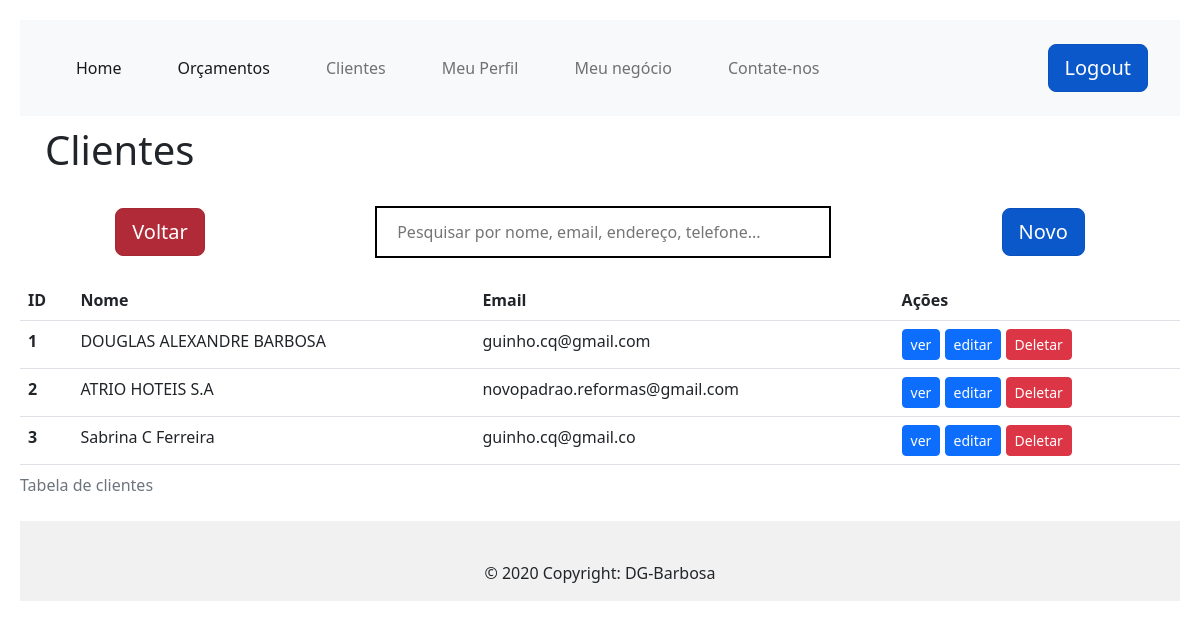
The page /clients (signed in) on the database its author committed.
### app/models/tables.py (models this page shows, shortened)
class Clients(db.Model):
    _tablename__ = "clients"
    id = db.Column(db.Integer, primary_key=True, autoincrement=True)
    name = db.Column(db.String(150))
    email = db.Column(db.String, unique=True)
    address = db.Column(db.String)
    phone = db.Column(db.String)
    phone2 = db.Column(db.String)
    pedidos = db.relationship('Orcaments', backref='clients', lazy=True)

### app/controllers/default.py (the view)
@app.route("/clients", methods=['GET'])
def clients():
    clients = Clients.query.all()
    return render_template(
        "clients.html",
        title="Clientes", clients=clients)

### app/controllers/default.py (called while the page is built)
@lm.user_loader
def load_user(id):
    return User.query.filter_by(id=id).first()

### app/models/tables.py (called while the page is built)
    @property
    def is_authenticated(self):
        return True

### app/templates/clients.html (shortened to what this page needs)
{% extends "base.html" %}
{% block conteudo %}
<h1 style="margin-left: 15px;padding: 10px">Clientes</h1>
<div style="display: flex; justify-content:space-around; align-items:center; margin: 10px;">
  <div >
    <input type="reset" class="btn btn-danger btn-lg active" name="voltar" onclick="history.back()" value="Voltar">
  </div>
  <input type="text" id="myInput" style="
      background-image: url('https://img.icons8.com/search');
      background-position:right;
      background-repeat: no-repeat;
      background-size:5%;
      width: 40%; font-size: 16px;
      padding: 12px 20px 12px;
      border: 2px solid rgb(0, 0, 0);
      margin-bottom: 12px;
      margin-top: 12px;
      justify-content: center" onkeyup="myFunction()"
    placeholder="Pesquisar por nome, email, endereço, telefone...">
  <div>
    <a href="{{ url_for('cadastro_clientes') }}" class="btn btn-primary btn-lg active" role="button"
      aria-pressed="true">Novo</a>
  </div>
</div>
<div>
  <table class="table" id="myTable">
    <caption>Tabela de clientes</caption>
    <thead class="thead-dark">
      <tr>
        <th scope="col">ID</th>
        <th scope="col">Nome</th>
        <th scope="col">Email</th>
        <th scope="col">Ações</th>
      </tr>
    </thead>
    <tbody id="body">
      <tr>
        {% for client in clients %}
        <th scope="row">{{ client.id }}</th>
        <td>{{ client.name }}</td>
        <td>{{ client.email }}</td>
        <td>
          <a href="/viewClient/{{ client.id }}">
            <input type="button" class="btn btn-primary btn-sm" value="ver">
          </a>
          <a href="/edit/{{ client.id }}">
            <input type="button" class="btn btn-primary btn-sm" value="editar">
          </a>
          <a href="/delete/{{client.id}}">
            <input type="button" class="btn btn-danger btn-sm"  value="Deletar" />
          </a>
        </td>
      </tr>
      {% endfor %}
    </tbody>
  </table>
</div>
{% endblock %}

### app/static/css/style.css (style rules this page uses)
body { padding: 20px; background-color: black; }
a:link { text-decoration: none; }
#myInput { background-image: url('/css/searchicon.png'); background-position: 10px 12px; background-repeat: no-repeat; width: 100%; font-size: 16px; padding: 12px 20px 12px 40px; border: 1px solid #ddd; margin-bottom: 12px; }

### rows shown on the page
Clients: id "1", name "DOUGLAS ALEXANDRE BARBOSA", email "guinho.cq@gmail.com"
Clients: id "2", name "ATRIO HOTEIS S.A", email "novopadrao.reformas@gmail.com"
Clients: id "3", name "Sabrina C Ferreira", email "guinho.cq@gmail.co"
